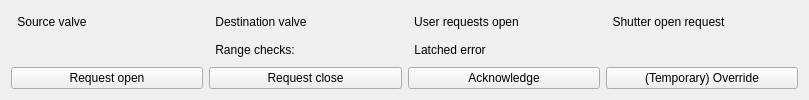
<?xml version="1.0" encoding="UTF-8"?>
<ui version="4.0">
 <class>Form</class>
 <widget class="QFrame" name="Form">
  <property name="geometry">
   <rect>
    <x>0</x>
    <y>0</y>
    <width>809</width>
    <height>100</height>
   </rect>
  </property>
  <property name="sizePolicy">
   <sizepolicy hsizetype="Preferred" vsizetype="Fixed">
    <horstretch>0</horstretch>
    <verstretch>1</verstretch>
   </sizepolicy>
  </property>
  <property name="minimumSize">
   <size>
    <width>0</width>
    <height>100</height>
   </size>
  </property>
  <property name="maximumSize">
   <size>
    <width>16777215</width>
    <height>16777215</height>
   </size>
  </property>
  <property name="windowTitle">
   <string>Form</string>
  </property>
  <property name="autoFillBackground">
   <bool>false</bool>
  </property>
  <layout class="QVBoxLayout" name="verticalLayout" stretch="0">
   <item>
    <layout class="QGridLayout" name="gridLayout">
     <item row="0" column="0">
      <layout class="QHBoxLayout" name="horizontalLayout">
       <item>
        <widget class="PyDMByteIndicator" name="PyDMByteIndicator">
         <property name="toolTip">
          <string/>
         </property>
         <property name="alarmSensitiveContent" stdset="0">
          <bool>false</bool>
         </property>
         <property name="alarmSensitiveBorder" stdset="0">
          <bool>false</bool>
         </property>
         <property name="channel" stdset="0">
          <string>ca://${SOURCE}EntryValveReady_RBV</string>
         </property>
         <property name="offColor" stdset="0">
          <color>
           <red>255</red>
           <green>0</green>
           <blue>0</blue>
          </color>
         </property>
         <property name="showLabels" stdset="0">
          <bool>false</bool>
         </property>
         <property name="bigEndian" stdset="0">
          <bool>false</bool>
         </property>
         <property name="circles" stdset="0">
          <bool>true</bool>
         </property>
        </widget>
       </item>
       <item>
        <widget class="QLabel" name="label_4">
         <property name="font">
          <font>
           <weight>50</weight>
           <bold>false</bold>
          </font>
         </property>
         <property name="text">
          <string>Source valve</string>
         </property>
         <property name="alignment">
          <set>Qt::AlignCenter</set>
         </property>
        </widget>
       </item>
       <item>
        <spacer name="horizontalSpacer">
         <property name="orientation">
          <enum>Qt::Horizontal</enum>
         </property>
         <property name="sizeHint" stdset="0">
          <size>
           <width>40</width>
           <height>20</height>
          </size>
         </property>
        </spacer>
       </item>
      </layout>
     </item>
     <item row="2" column="4">
      <widget class="PyDMPushButton" name="PyDMPushButton">
       <property name="toolTip">
        <string/>
       </property>
       <property name="text">
        <string>Acknowledge</string>
       </property>
       <property name="alarmSensitiveContent" stdset="0">
        <bool>false</bool>
       </property>
       <property name="alarmSensitiveBorder" stdset="0">
        <bool>false</bool>
       </property>
       <property name="channel" stdset="0">
        <string>ca://${SHUTTER}Acknowledge</string>
       </property>
       <property name="passwordProtected" stdset="0">
        <bool>false</bool>
       </property>
       <property name="password" stdset="0">
        <string/>
       </property>
       <property name="protectedPassword" stdset="0">
        <string/>
       </property>
       <property name="showConfirmDialog" stdset="0">
        <bool>false</bool>
       </property>
       <property name="confirmMessage" stdset="0">
        <string>Acknowledge latched error?</string>
       </property>
       <property name="pressValue" stdset="0">
        <string>1</string>
       </property>
       <property name="releaseValue" stdset="0">
        <string>0</string>
       </property>
       <property name="relativeChange" stdset="0">
        <bool>false</bool>
       </property>
       <property name="writeWhenRelease" stdset="0">
        <bool>false</bool>
       </property>
      </widget>
     </item>
     <item row="1" column="5">
      <layout class="QHBoxLayout" name="horizontalLayout_8">
       <item>
        <widget class="PyDMByteIndicator" name="PyDMByteIndicator_7">
         <property name="toolTip">
          <string/>
         </property>
         <property name="alarmSensitiveContent" stdset="0">
          <bool>false</bool>
         </property>
         <property name="alarmSensitiveBorder" stdset="0">
          <bool>false</bool>
         </property>
         <property name="channel" stdset="0">
          <string>ca://${SHUTTER}Override_RBV</string>
         </property>
         <property name="onColor" stdset="0">
          <color>
           <red>255</red>
           <green>0</green>
           <blue>0</blue>
          </color>
         </property>
         <property name="offColor" stdset="0">
          <color>
           <red>0</red>
           <green>255</green>
           <blue>0</blue>
          </color>
         </property>
         <property name="showLabels" stdset="0">
          <bool>false</bool>
         </property>
         <property name="bigEndian" stdset="0">
          <bool>false</bool>
         </property>
         <property name="circles" stdset="0">
          <bool>true</bool>
         </property>
         <property name="numBits" stdset="0">
          <number>1</number>
         </property>
         <property name="shift" stdset="0">
          <number>0</number>
         </property>
         <property name="labels" stdset="0">
          <stringlist>
           <string>Bit 0</string>
          </stringlist>
         </property>
        </widget>
       </item>
       <item>
        <widget class="PyDMLabel" name="ValidReadback_4">
         <property name="font">
          <font>
           <weight>50</weight>
           <bold>false</bold>
          </font>
         </property>
         <property name="toolTip">
          <string/>
         </property>
         <property name="rules" stdset="0">
          <string>[]</string>
         </property>
         <property name="alarmSensitiveContent" stdset="0">
          <bool>true</bool>
         </property>
         <property name="channel" stdset="0">
          <string>ca://${SHUTTER}Override_RBV</string>
         </property>
        </widget>
       </item>
       <item>
        <spacer name="horizontalSpacer_8">
         <property name="orientation">
          <enum>Qt::Horizontal</enum>
         </property>
         <property name="sizeHint" stdset="0">
          <size>
           <width>40</width>
           <height>20</height>
          </size>
         </property>
        </spacer>
       </item>
      </layout>
     </item>
     <item row="0" column="2">
      <layout class="QHBoxLayout" name="horizontalLayout_2">
       <item>
        <widget class="PyDMByteIndicator" name="PyDMByteIndicator_2">
         <property name="toolTip">
          <string/>
         </property>
         <property name="alarmSensitiveBorder" stdset="0">
          <bool>false</bool>
         </property>
         <property name="channel" stdset="0">
          <string>ca://${DEST}ExitValveReady_RBV</string>
         </property>
         <property name="offColor" stdset="0">
          <color>
           <red>255</red>
           <green>0</green>
           <blue>0</blue>
          </color>
         </property>
         <property name="showLabels" stdset="0">
          <bool>false</bool>
         </property>
         <property name="circles" stdset="0">
          <bool>true</bool>
         </property>
        </widget>
       </item>
       <item>
        <widget class="QLabel" name="label_5">
         <property name="font">
          <font>
           <weight>50</weight>
           <bold>false</bold>
          </font>
         </property>
         <property name="text">
          <string>Destination valve</string>
         </property>
         <property name="alignment">
          <set>Qt::AlignCenter</set>
         </property>
        </widget>
       </item>
       <item>
        <spacer name="horizontalSpacer_2">
         <property name="orientation">
          <enum>Qt::Horizontal</enum>
         </property>
         <property name="sizeHint" stdset="0">
          <size>
           <width>40</width>
           <height>20</height>
          </size>
         </property>
        </spacer>
       </item>
      </layout>
     </item>
     <item row="0" column="5">
      <layout class="QHBoxLayout" name="horizontalLayout_3">
       <item>
        <widget class="PyDMByteIndicator" name="PyDMByteIndicator_3">
         <property name="toolTip">
          <string/>
         </property>
         <property name="alarmSensitiveContent" stdset="0">
          <bool>false</bool>
         </property>
         <property name="alarmSensitiveBorder" stdset="0">
          <bool>false</bool>
         </property>
         <property name="channel" stdset="0">
          <string>ca://${SHUTTER}LSS:OpenRequest_RBV</string>
         </property>
         <property name="offColor" stdset="0">
          <color>
           <red>255</red>
           <green>0</green>
           <blue>0</blue>
          </color>
         </property>
         <property name="showLabels" stdset="0">
          <bool>false</bool>
         </property>
         <property name="bigEndian" stdset="0">
          <bool>false</bool>
         </property>
         <property name="circles" stdset="0">
          <bool>true</bool>
         </property>
         <property name="numBits" stdset="0">
          <number>1</number>
         </property>
         <property name="shift" stdset="0">
          <number>0</number>
         </property>
         <property name="labels" stdset="0">
          <stringlist>
           <string>Bit 0</string>
          </stringlist>
         </property>
        </widget>
       </item>
       <item>
        <widget class="QLabel" name="label_6">
         <property name="font">
          <font>
           <weight>50</weight>
           <bold>false</bold>
          </font>
         </property>
         <property name="text">
          <string>Shutter open request</string>
         </property>
         <property name="alignment">
          <set>Qt::AlignCenter</set>
         </property>
        </widget>
       </item>
       <item>
        <spacer name="horizontalSpacer_4">
         <property name="orientation">
          <enum>Qt::Horizontal</enum>
         </property>
         <property name="sizeHint" stdset="0">
          <size>
           <width>40</width>
           <height>20</height>
          </size>
         </property>
        </spacer>
       </item>
      </layout>
     </item>
     <item row="1" column="0">
      <layout class="QHBoxLayout" name="horizontalLayout_7">
       <item>
        <widget class="PyDMByteIndicator" name="PyDMByteIndicator_6">
         <property name="toolTip">
          <string/>
         </property>
         <property name="alarmSensitiveContent" stdset="0">
          <bool>false</bool>
         </property>
         <property name="alarmSensitiveBorder" stdset="0">
          <bool>false</bool>
         </property>
         <property name="channel" stdset="0">
          <string>ca://${SOURCE}Valid_RBV</string>
         </property>
         <property name="offColor" stdset="0">
          <color>
           <red>255</red>
           <green>0</green>
           <blue>0</blue>
          </color>
         </property>
         <property name="showLabels" stdset="0">
          <bool>false</bool>
         </property>
         <property name="bigEndian" stdset="0">
          <bool>false</bool>
         </property>
         <property name="circles" stdset="0">
          <bool>true</bool>
         </property>
         <property name="numBits" stdset="0">
          <number>1</number>
         </property>
         <property name="shift" stdset="0">
          <number>0</number>
         </property>
         <property name="labels" stdset="0">
          <stringlist>
           <string>Bit 0</string>
          </stringlist>
         </property>
        </widget>
       </item>
       <item>
        <widget class="PyDMLabel" name="ValidReadback">
         <property name="font">
          <font>
           <weight>50</weight>
           <bold>false</bold>
          </font>
         </property>
         <property name="toolTip">
          <string/>
         </property>
         <property name="rules" stdset="0">
          <string>[]</string>
         </property>
         <property name="alarmSensitiveContent" stdset="0">
          <bool>true</bool>
         </property>
         <property name="channel" stdset="0">
          <string>ca://${SOURCE}Valid_RBV</string>
         </property>
        </widget>
       </item>
       <item>
        <spacer name="horizontalSpacer_7">
         <property name="orientation">
          <enum>Qt::Horizontal</enum>
         </property>
         <property name="sizeHint" stdset="0">
          <size>
           <width>40</width>
           <height>20</height>
          </size>
         </property>
        </spacer>
       </item>
      </layout>
     </item>
     <item row="1" column="4">
      <layout class="QHBoxLayout" name="horizontalLayout_6">
       <item>
        <widget class="PyDMByteIndicator" name="PyDMByteIndicator_5">
         <property name="toolTip">
          <string/>
         </property>
         <property name="alarmSensitiveContent" stdset="0">
          <bool>false</bool>
         </property>
         <property name="alarmSensitiveBorder" stdset="0">
          <bool>false</bool>
         </property>
         <property name="channel" stdset="0">
          <string>ca://${SHUTTER}Error_RBV</string>
         </property>
         <property name="onColor" stdset="0">
          <color>
           <red>255</red>
           <green>0</green>
           <blue>0</blue>
          </color>
         </property>
         <property name="offColor" stdset="0">
          <color>
           <red>0</red>
           <green>255</green>
           <blue>0</blue>
          </color>
         </property>
         <property name="showLabels" stdset="0">
          <bool>false</bool>
         </property>
         <property name="bigEndian" stdset="0">
          <bool>false</bool>
         </property>
         <property name="circles" stdset="0">
          <bool>true</bool>
         </property>
         <property name="numBits" stdset="0">
          <number>1</number>
         </property>
         <property name="shift" stdset="0">
          <number>0</number>
         </property>
         <property name="labels" stdset="0">
          <stringlist>
           <string>Bit 0</string>
          </stringlist>
         </property>
        </widget>
       </item>
       <item>
        <widget class="QLabel" name="label_9">
         <property name="font">
          <font>
           <weight>50</weight>
           <bold>false</bold>
          </font>
         </property>
         <property name="text">
          <string>Latched error</string>
         </property>
         <property name="alignment">
          <set>Qt::AlignCenter</set>
         </property>
        </widget>
       </item>
       <item>
        <spacer name="horizontalSpacer_5">
         <property name="orientation">
          <enum>Qt::Horizontal</enum>
         </property>
         <property name="sizeHint" stdset="0">
          <size>
           <width>40</width>
           <height>20</height>
          </size>
         </property>
        </spacer>
       </item>
      </layout>
     </item>
     <item row="0" column="4">
      <layout class="QHBoxLayout" name="horizontalLayout_4">
       <item>
        <widget class="PyDMByteIndicator" name="PyDMByteIndicator_4">
         <property name="toolTip">
          <string/>
         </property>
         <property name="alarmSensitiveContent" stdset="0">
          <bool>false</bool>
         </property>
         <property name="alarmSensitiveBorder" stdset="0">
          <bool>false</bool>
         </property>
         <property name="channel" stdset="0">
          <string>ca://${SHUTTER}UserOpen_RBV</string>
         </property>
         <property name="offColor" stdset="0">
          <color>
           <red>255</red>
           <green>0</green>
           <blue>0</blue>
          </color>
         </property>
         <property name="showLabels" stdset="0">
          <bool>false</bool>
         </property>
         <property name="bigEndian" stdset="0">
          <bool>false</bool>
         </property>
         <property name="circles" stdset="0">
          <bool>true</bool>
         </property>
         <property name="numBits" stdset="0">
          <number>1</number>
         </property>
         <property name="shift" stdset="0">
          <number>0</number>
         </property>
         <property name="labels" stdset="0">
          <stringlist>
           <string>Bit 0</string>
          </stringlist>
         </property>
        </widget>
       </item>
       <item>
        <widget class="QLabel" name="label_7">
         <property name="font">
          <font>
           <weight>50</weight>
           <bold>false</bold>
          </font>
         </property>
         <property name="text">
          <string>User requests open</string>
         </property>
         <property name="alignment">
          <set>Qt::AlignCenter</set>
         </property>
        </widget>
       </item>
       <item>
        <spacer name="horizontalSpacer_3">
         <property name="orientation">
          <enum>Qt::Horizontal</enum>
         </property>
         <property name="sizeHint" stdset="0">
          <size>
           <width>40</width>
           <height>20</height>
          </size>
         </property>
        </spacer>
       </item>
      </layout>
     </item>
     <item row="1" column="2">
      <layout class="QHBoxLayout" name="horizontalLayout_5">
       <item>
        <widget class="PyDMByteIndicator" name="PyDMByteIndicator_8">
         <property name="toolTip">
          <string/>
         </property>
         <property name="alarmSensitiveContent" stdset="0">
          <bool>false</bool>
         </property>
         <property name="alarmSensitiveBorder" stdset="0">
          <bool>false</bool>
         </property>
         <property name="channel" stdset="0">
          <string>ca://${SOURCE}ChecksOK_RBV</string>
         </property>
         <property name="offColor" stdset="0">
          <color>
           <red>255</red>
           <green>0</green>
           <blue>0</blue>
          </color>
         </property>
         <property name="showLabels" stdset="0">
          <bool>false</bool>
         </property>
         <property name="bigEndian" stdset="0">
          <bool>false</bool>
         </property>
         <property name="circles" stdset="0">
          <bool>true</bool>
         </property>
         <property name="numBits" stdset="0">
          <number>1</number>
         </property>
         <property name="shift" stdset="0">
          <number>0</number>
         </property>
         <property name="labels" stdset="0">
          <stringlist>
           <string>Bit 0</string>
          </stringlist>
         </property>
        </widget>
       </item>
       <item>
        <widget class="QLabel" name="label_8">
         <property name="font">
          <font>
           <weight>50</weight>
           <bold>false</bold>
          </font>
         </property>
         <property name="text">
          <string>Range checks:</string>
         </property>
         <property name="alignment">
          <set>Qt::AlignCenter</set>
         </property>
        </widget>
       </item>
       <item>
        <widget class="PyDMLabel" name="InRangeReadback">
         <property name="font">
          <font>
           <weight>75</weight>
           <bold>true</bold>
          </font>
         </property>
         <property name="toolTip">
          <string/>
         </property>
         <property name="precision" stdset="0">
          <number>0</number>
         </property>
         <property name="showUnits" stdset="0">
          <bool>false</bool>
         </property>
         <property name="precisionFromPV" stdset="0">
          <bool>true</bool>
         </property>
         <property name="alarmSensitiveContent" stdset="0">
          <bool>true</bool>
         </property>
         <property name="alarmSensitiveBorder" stdset="0">
          <bool>false</bool>
         </property>
         <property name="channel" stdset="0">
          <string>ca://${SOURCE}ChecksOK_RBV</string>
         </property>
        </widget>
       </item>
       <item>
        <spacer name="horizontalSpacer_6">
         <property name="orientation">
          <enum>Qt::Horizontal</enum>
         </property>
         <property name="sizeHint" stdset="0">
          <size>
           <width>40</width>
           <height>20</height>
          </size>
         </property>
        </spacer>
       </item>
      </layout>
     </item>
     <item row="2" column="0">
      <widget class="PyDMPushButton" name="PyDMPushButton_2">
       <property name="toolTip">
        <string/>
       </property>
       <property name="text">
        <string>Request open</string>
       </property>
       <property name="alarmSensitiveContent" stdset="0">
        <bool>false</bool>
       </property>
       <property name="alarmSensitiveBorder" stdset="0">
        <bool>false</bool>
       </property>
       <property name="channel" stdset="0">
        <string>ca://${SHUTTER}UserOpen</string>
       </property>
       <property name="passwordProtected" stdset="0">
        <bool>false</bool>
       </property>
       <property name="password" stdset="0">
        <string/>
       </property>
       <property name="protectedPassword" stdset="0">
        <string/>
       </property>
       <property name="showConfirmDialog" stdset="0">
        <bool>false</bool>
       </property>
       <property name="confirmMessage" stdset="0">
        <string/>
       </property>
       <property name="pressValue" stdset="0">
        <string>1</string>
       </property>
       <property name="relativeChange" stdset="0">
        <bool>false</bool>
       </property>
       <property name="writeWhenRelease" stdset="0">
        <bool>false</bool>
       </property>
      </widget>
     </item>
     <item row="2" column="2">
      <widget class="PyDMPushButton" name="PyDMPushButton_3">
       <property name="toolTip">
        <string/>
       </property>
       <property name="text">
        <string>Request close</string>
       </property>
       <property name="alarmSensitiveContent" stdset="0">
        <bool>false</bool>
       </property>
       <property name="alarmSensitiveBorder" stdset="0">
        <bool>false</bool>
       </property>
       <property name="channel" stdset="0">
        <string>ca://${SHUTTER}UserOpen</string>
       </property>
       <property name="passwordProtected" stdset="0">
        <bool>false</bool>
       </property>
       <property name="password" stdset="0">
        <string/>
       </property>
       <property name="protectedPassword" stdset="0">
        <string/>
       </property>
       <property name="showConfirmDialog" stdset="0">
        <bool>false</bool>
       </property>
       <property name="confirmMessage" stdset="0">
        <string/>
       </property>
       <property name="pressValue" stdset="0">
        <string>0</string>
       </property>
       <property name="releaseValue" stdset="0">
        <string>None</string>
       </property>
       <property name="relativeChange" stdset="0">
        <bool>false</bool>
       </property>
       <property name="writeWhenRelease" stdset="0">
        <bool>false</bool>
       </property>
      </widget>
     </item>
     <item row="2" column="5">
      <widget class="PyDMPushButton" name="PyDMPushButton_4">
       <property name="toolTip">
        <string/>
       </property>
       <property name="text">
        <string>(Temporary) Override</string>
       </property>
       <property name="alarmSensitiveContent" stdset="0">
        <bool>false</bool>
       </property>
       <property name="alarmSensitiveBorder" stdset="0">
        <bool>false</bool>
       </property>
       <property name="channel" stdset="0">
        <string>ca://${SHUTTER}Override</string>
       </property>
       <property name="passwordProtected" stdset="0">
        <bool>false</bool>
       </property>
       <property name="password" stdset="0">
        <string/>
       </property>
       <property name="protectedPassword" stdset="0">
        <string/>
       </property>
       <property name="showConfirmDialog" stdset="0">
        <bool>false</bool>
       </property>
       <property name="confirmMessage" stdset="0">
        <string/>
       </property>
       <property name="pressValue" stdset="0">
        <string>1</string>
       </property>
       <property name="releaseValue" stdset="0">
        <string>0</string>
       </property>
       <property name="relativeChange" stdset="0">
        <bool>false</bool>
       </property>
       <property name="writeWhenRelease" stdset="0">
        <bool>false</bool>
       </property>
      </widget>
     </item>
    </layout>
   </item>
  </layout>
 </widget>
 <customwidgets>
  <customwidget>
   <class>PyDMLabel</class>
   <extends>QLabel</extends>
   <header>pydm.widgets.label</header>
  </customwidget>
  <customwidget>
   <class>PyDMByteIndicator</class>
   <extends>QWidget</extends>
   <header>pydm.widgets.byte</header>
  </customwidget>
  <customwidget>
   <class>PyDMPushButton</class>
   <extends>QPushButton</extends>
   <header>pydm.widgets.pushbutton</header>
  </customwidget>
 </customwidgets>
 <resources/>
 <connections/>
</ui>
